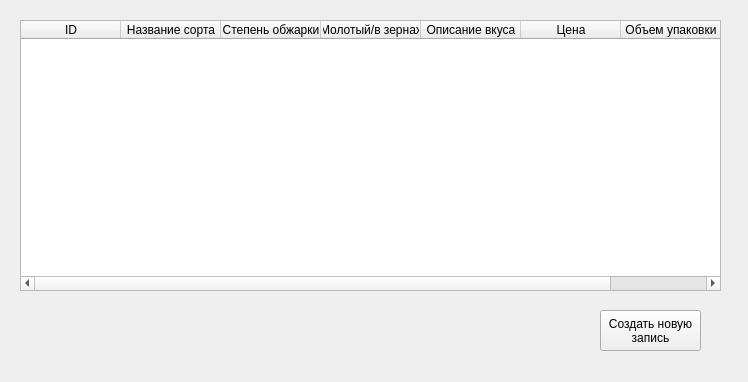
<?xml version="1.0" encoding="UTF-8"?>
<ui version="4.0">
 <class>Form</class>
 <widget class="QWidget" name="Form">
  <property name="geometry">
   <rect>
    <x>0</x>
    <y>0</y>
    <width>748</width>
    <height>382</height>
   </rect>
  </property>
  <property name="windowTitle">
   <string>Кофе</string>
  </property>
  <widget class="QTableWidget" name="tableWidget">
   <property name="geometry">
    <rect>
     <x>20</x>
     <y>20</y>
     <width>701</width>
     <height>271</height>
    </rect>
   </property>
   <column>
    <property name="text">
     <string>ID</string>
    </property>
   </column>
   <column>
    <property name="text">
     <string>Название сорта</string>
    </property>
   </column>
   <column>
    <property name="text">
     <string>Степень обжарки</string>
    </property>
   </column>
   <column>
    <property name="text">
     <string>Молотый/в зернах</string>
    </property>
   </column>
   <column>
    <property name="text">
     <string>Описание вкуса</string>
    </property>
   </column>
   <column>
    <property name="text">
     <string>Цена</string>
    </property>
   </column>
   <column>
    <property name="text">
     <string>Объем упаковки</string>
    </property>
   </column>
  </widget>
  <widget class="QPushButton" name="btn_create_new">
   <property name="geometry">
    <rect>
     <x>600</x>
     <y>310</y>
     <width>101</width>
     <height>41</height>
    </rect>
   </property>
   <property name="text">
    <string>Создать новую
запись</string>
   </property>
  </widget>
 </widget>
 <resources/>
 <connections/>
</ui>
